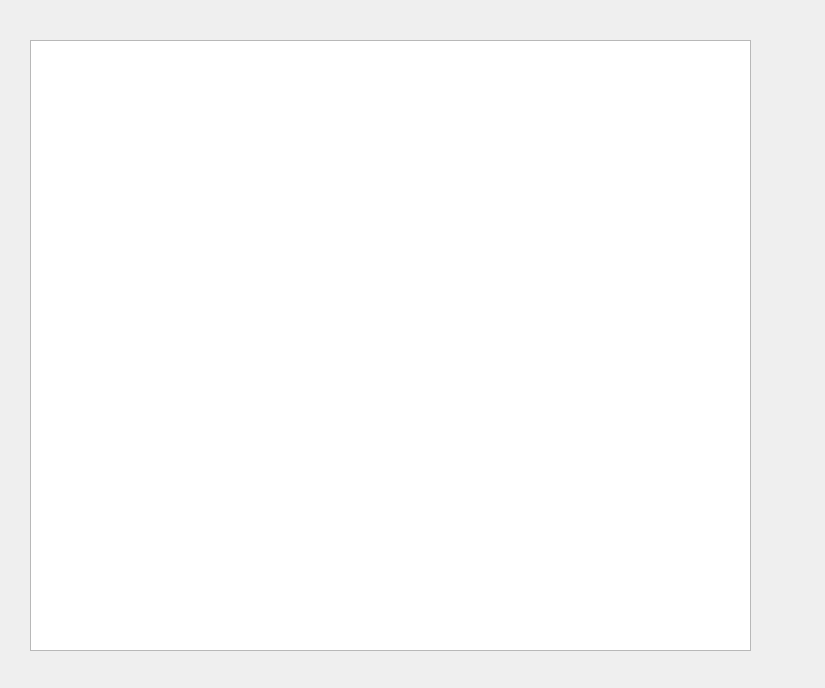
<?xml version="1.0" encoding="UTF-8"?>
<ui version="4.0">
 <class>Test</class>
 <widget class="QDialog" name="Test">
  <property name="geometry">
   <rect>
    <x>0</x>
    <y>0</y>
    <width>825</width>
    <height>688</height>
   </rect>
  </property>
  <property name="windowTitle">
   <string>Dialog</string>
  </property>
  <widget class="QTableWidget" name="tableWidget">
   <property name="geometry">
    <rect>
     <x>30</x>
     <y>40</y>
     <width>721</width>
     <height>611</height>
    </rect>
   </property>
  </widget>
 </widget>
 <resources/>
 <connections/>
</ui>
